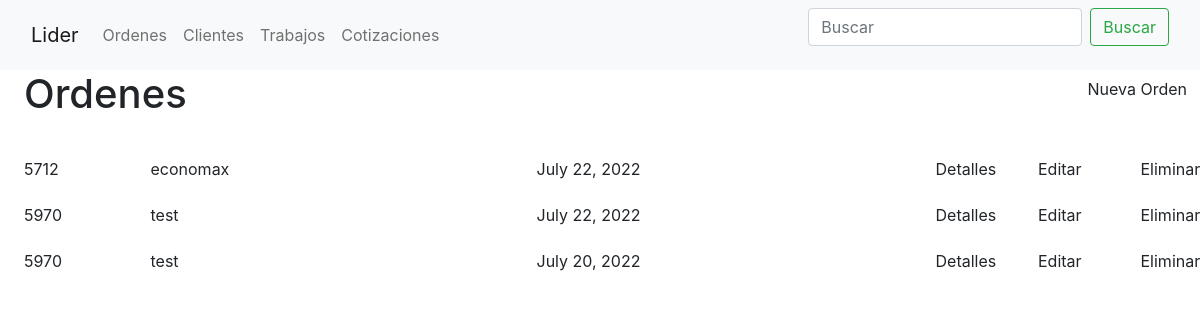
The page / on the database its author committed.
### orders/models.py (models this page shows, shortened)
class Order(models.Model):
    customer = models.ForeignKey(Customer, on_delete=models.CASCADE)
    lider_id = models.ForeignKey(Lider, on_delete=models.CASCADE)
    date_ordered = models.DateField('Fecha ordenada', auto_now=True)
    expected_delivery_date = models.DateField('Fecha esperada de Entrega', auto_now=True)
    quantity_ordered = models.PositiveIntegerField(verbose_name='Cantidad Solicitada', default=0)

class Lider(models.Model):
    lider_id = models.CharField('Numero de Lider', max_length=4,
                                validators=[RegexValidator(r'^\d{1,10}$')], primary_key=True)
    doc_description = models.CharField(verbose_name='Descripcion del documento',
                                       max_length=250, default='NOTA DE VENTA')
    customer = models.ForeignKey(Customer, on_delete=models.CASCADE, default='')
    doc_inks = models.CharField(max_length=14, choices=[('negra', 'NEGRA'),
                                                        ('reflex', 'AZUL REFLEX'),
                                                        ('rojo032', 'ROJO 032CV'),
                                                        ('naranjaDirecto', 'NARANJA DIRECTO')
                                                        ],
                                default='reflex')
    def __str__(self):
        return self.lider_id

class Customer(models.Model):
    name_company = models.CharField(verbose_name='Nombre/Empresa', max_length=50)
    email = models.EmailField(verbose_name='Correo', null=True)
    phone_number = models.CharField(verbose_name='Telefono', max_length=10, validators=[RegexValidator(r'^\d{1,10}$')])
    address = models.CharField(verbose_name='Domicilio', max_length=100, null=True)
    shipping = models.BooleanField(verbose_name='Entrega a domicilio')
    def __str__(self):
        return self.name_company

### orders/views.py (the view)
# urls.py: path('', OrderView.as_view(), name='home'),
class OrderView(ListView):
    model = Order
    template_name = 'orders/order.html'
    ordering = ['-id']

### templates/orders/order.html (shortened to what this page needs)
{% extends 'orders/base.html' %}
{% block content %}
    <div class="row mb-4">
        <div class="col ms-4">
        <h1>Ordenes</h1>
        </div>
        <div class="col-auto">
                <h4><a class="btn" href="{% url 'order-create' %}">Nueva Orden</a></h4>
        </div>
    </div>
    {% for order in object_list %}
        <div class="row mb-2">
            <a class="col-1 mx-4 my-auto link-dark" href="{% url 'order-detail' order.id %}">{{ order.lider_id }}</a>
            <a class="col mx-auto my-auto link-dark" href="{% url 'customer-detail' order.customer.id %}">{{ order.customer }}</a>
            <div class="col my-auto">{{ order.date_ordered }}</div>
            <div class="col-1"> <a href="{% url 'order-detail' order.id %}" class="btn">Detalles</a></div>
            <div class="col-1"> <a href="{% url 'order-update' order.id %}" class="btn">Editar</a></div>
            <div class="col-1"> <a href="{% url 'order-delete' order.id %}" class="btn">Eliminar</a></div>
        </div>
    {% endfor %}
{% endblock %}

### orders/static/crm/main.css (style rules this page uses)
body { background: whitesmoke; color: #333333; }
.col { border: 1px; }

### rows shown on the page
Order: lider_id "5712", customer "economax", date_ordered "July 22, 2022"
Order: lider_id "5970", customer "test", date_ordered "July 22, 2022"
Order: lider_id "5970", customer "test", date_ordered "July 20, 2022"
